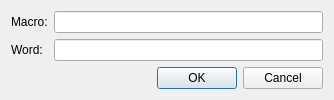
<?xml version="1.0" encoding="UTF-8"?>
<ui version="4.0">
 <class>Dialog</class>
 <widget class="QDialog" name="Dialog">
  <property name="geometry">
   <rect>
    <x>0</x>
    <y>0</y>
    <width>334</width>
    <height>91</height>
   </rect>
  </property>
  <property name="windowTitle">
   <string>Dialog</string>
  </property>
  <layout class="QVBoxLayout" name="verticalLayout">
   <item>
    <layout class="QFormLayout" name="formLayout">
     <item row="1" column="1">
      <widget class="QLineEdit" name="wordLineEdit"/>
     </item>
     <item row="1" column="0">
      <widget class="QLabel" name="label">
       <property name="text">
        <string>Word:</string>
       </property>
      </widget>
     </item>
     <item row="0" column="0">
      <widget class="QLabel" name="label_2">
       <property name="text">
        <string>Macro:</string>
       </property>
      </widget>
     </item>
     <item row="0" column="1">
      <widget class="QLineEdit" name="macroLineEdit"/>
     </item>
    </layout>
   </item>
   <item>
    <widget class="QDialogButtonBox" name="buttonBox">
     <property name="orientation">
      <enum>Qt::Horizontal</enum>
     </property>
     <property name="standardButtons">
      <set>QDialogButtonBox::Cancel|QDialogButtonBox::Ok</set>
     </property>
    </widget>
   </item>
  </layout>
 </widget>
 <tabstops>
  <tabstop>macroLineEdit</tabstop>
  <tabstop>wordLineEdit</tabstop>
  <tabstop>buttonBox</tabstop>
 </tabstops>
 <resources/>
 <connections>
  <connection>
   <sender>buttonBox</sender>
   <signal>accepted()</signal>
   <receiver>Dialog</receiver>
   <slot>accept()</slot>
   <hints>
    <hint type="sourcelabel">
     <x>248</x>
     <y>254</y>
    </hint>
    <hint type="destinationlabel">
     <x>157</x>
     <y>274</y>
    </hint>
   </hints>
  </connection>
  <connection>
   <sender>buttonBox</sender>
   <signal>rejected()</signal>
   <receiver>Dialog</receiver>
   <slot>reject()</slot>
   <hints>
    <hint type="sourcelabel">
     <x>316</x>
     <y>260</y>
    </hint>
    <hint type="destinationlabel">
     <x>286</x>
     <y>274</y>
    </hint>
   </hints>
  </connection>
 </connections>
</ui>
